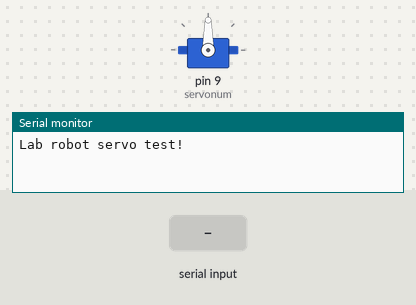
The sketch below on a simulated Arduino Uno, built with avr-gcc and run on an emulated ATmega328P. Shown: servo, the last lines printed to the serial monitor. Inputs (shaded band) come from the test bench.

Above: at 1.2 s.
1.3 s: "30,150\n" received over Serial
At 2.5 s:
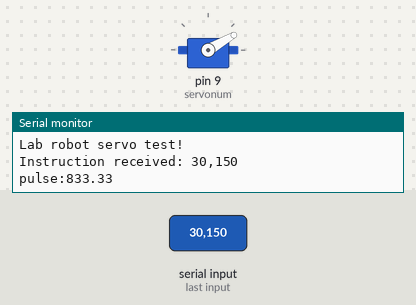
2.8 s: "5\n" received over Serial
At 3.5 s:
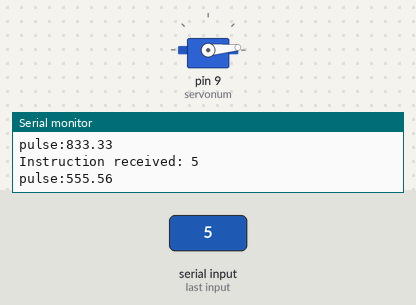
4.3 s: "200\n" received over Serial
At 4.8 s:
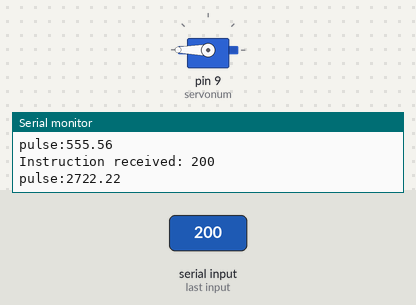
5.8 s: "90,45\n" received over Serial
At 7.2 s:
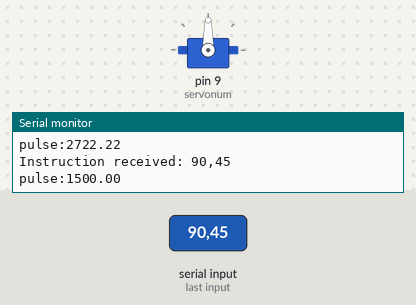
Timing chart, 0 to 8.3 s (numbered marks = the images above; inputs shaded):
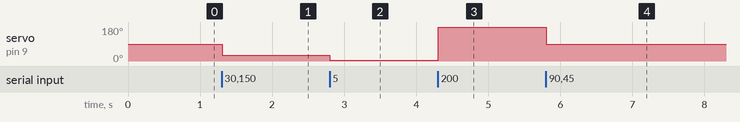

The sketch:

motorTest.ino
```cpp
#include <Servo.h>

// our servo # counter
uint8_t servonum = 9;
Servo s;

void setup() {
  Serial.begin(9600);
  Serial.println("Lab robot servo test!");
  s.attach(servonum, 500, 2500);
}

void writeServo(uint8_t angle) {
  double pulse;
  pulse = (0.5 + angle/90.0) * 1000;
  Serial.print("pulse:");
  Serial.println(pulse);
  s.writeMicroseconds(pulse);
}

String inString = "";
void loop() {
  if (Serial.available() > 0) {
    if (Serial.peek() != '\n') {
      inString += (char)Serial.read();
    } else {
      Serial.read();
      Serial.print("Instruction received: ");
      Serial.println(inString);
      writeServo(inString.toInt());
      inString = "";
    }
  }
}
```

Measured:
- after the input at 1.3 s, servo on pin 9 (servonum): 90° → 30° at once
- after the input at 2.8 s, servo on pin 9 (servonum): 30° → 5° at once
- after the input at 4.3 s, servo on pin 9 (servonum): 5° → 180° at once
- after the input at 5.8 s, servo on pin 9 (servonum): 180° → 90° at once
